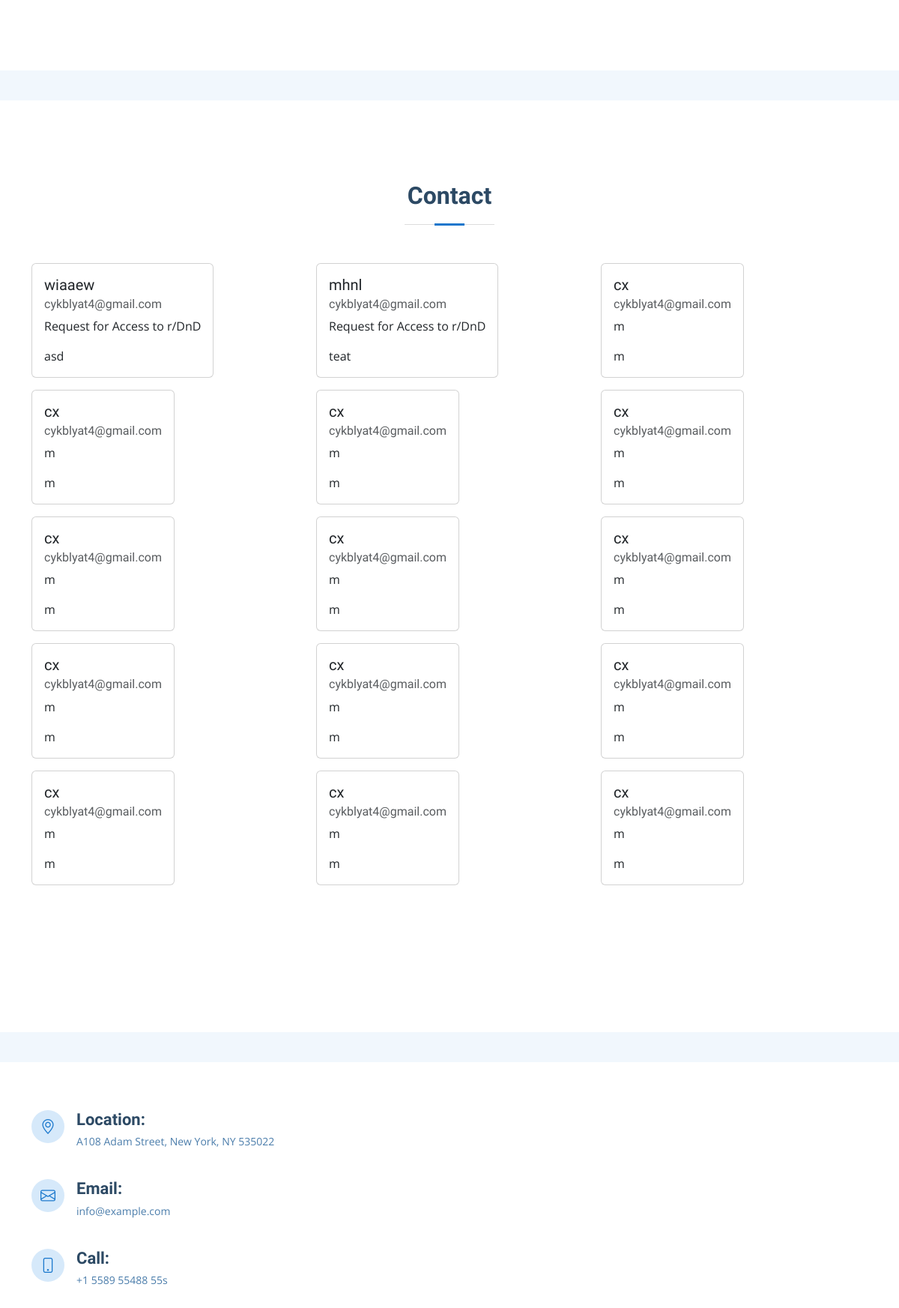
The app's page /admin.php (lower part), older data.
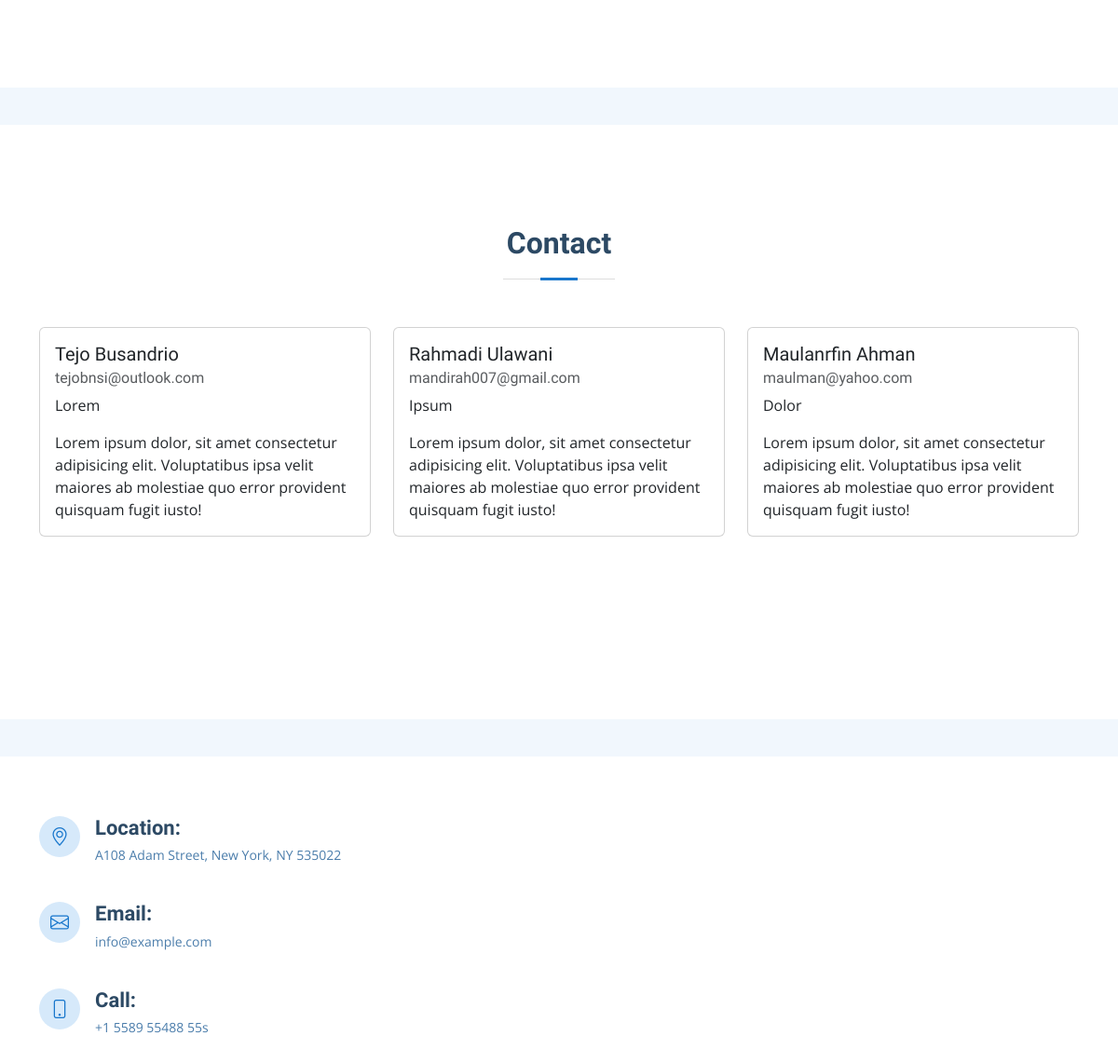
The same page, newer data.
### tables this page shows
CREATE TABLE `kontak` (
  `id` int(11) NOT NULL,
  `nama` varchar(40) NOT NULL,
  `email` varchar(40) NOT NULL,
  `subjek` varchar(50) NOT NULL,
  `pesan` varchar(500) NOT NULL
);

### admin.php (the view, shortened to what this page needs)
<?php
$servername = "localhost";
$username = "root";
$password = "";
$dbname = "artikel";
$conn = new mysqli($servername, $username, $password, $dbname);
?>
<!DOCTYPE html>
<html lang="en">
<head>
  <link href="assets/vendor/fontawesome-free/css/all.min.css" rel="stylesheet">
  <link href="assets/vendor/animate.css/animate.min.css" rel="stylesheet">
  <link href="assets/vendor/bootstrap/css/bootstrap.min.css" rel="stylesheet">
  <link href="assets/vendor/bootstrap-icons/bootstrap-icons.css" rel="stylesheet">
  <link href="assets/vendor/boxicons/css/boxicons.min.css" rel="stylesheet">
  <link href="assets/vendor/glightbox/css/glightbox.min.css" rel="stylesheet">
  <link href="assets/vendor/remixicon/remixicon.css" rel="stylesheet">
  <link href="assets/vendor/swiper/swiper-bundle.min.css" rel="stylesheet">
  <link href="https://cdn.datatables.net/1.10.24/css/jquery.dataTables.min.css" rel="stylesheet">
  <link href="style.css" rel="stylesheet">
</head>
<body>
  <main id="main">
<section id="artikel" class="artikel">
</section>
<div class="breadcrumbs container-expand-lg my-5"></div>
<section id="comments" class="comments">
    <div class="container">
        <div class="section-title">
            <h2>Contact</h2>
        </div>
        <div class="row justify-content-center">
            <?php
            $sql_komentar = "SELECT * FROM kontak";
            $result_komentar = $conn->query($sql_komentar);
            if ($result_komentar->num_rows > 0) {
                while ($row_komentar = $result_komentar->fetch_assoc()) {
                    ?>
                    <div class="col-lg-4 col-md-6 mb-3 d-flex align-items-stretch">
                        <div class="card">
                            <div class="card-body">
                                <h5 class="card-title"><?php echo $row_komentar['nama']; ?></h5>
                                <h6 class="card-subtitle mb-2 text-muted"><?php echo $row_komentar['email']; ?></h6>
                                <p class="card-text"><?php echo $row_komentar['subjek']; ?></p>
                                <p class="card-text"><?php echo $row_komentar['pesan']; ?></p>
                            </div>
                        </div>
                    </div>
                    <?php
                }
            } else {
                echo "Belum ada komentar.";
            }
            ?>
        </div>
    </div>
</section>
<div class="breadcrumbs container-expand-lg"></div>
<footer id="contact" class="contact">
      <div class="container py-5">
        <div class="row">
          <div class="col-lg-4 pt-3">
            <div class="info">
              <div class="address">
                <i class="bi bi-geo-alt"></i>
                <h4>Location:</h4>
                <p>A108 Adam Street, New York, NY 535022</p>
              </div>
              <div class="email">
                <i class="bi bi-envelope"></i>
                <h4>Email:</h4>
                <p>info@example.com</p>
              </div>
              <div class="phone">
                <i class="bi bi-phone"></i>
                <h4>Call:</h4>
                <p>+1 5589 55488 55s</p>
              </div>
            </div>
          </div>
        </div>
      </div>
</footer>
  </main>
</body>
</html>

### style.css (style rules this page uses)
body { font-family: "Open Sans", sans-serif; color: #444444; }
h1, h2, h3, h4, h5, h6 { font-family: "Raleway", sans-serif; }
section { padding: 60px 0; overflow: hidden; }
.section-title { text-align: center; padding-bottom: 30px; }
.section-title h2 { font-size: 32px; font-weight: bold; margin-bottom: 20px; padding-bottom: 20px; position: relative; color: #2c4964; }
.section-title h2::before { content: ""; position: absolute; display: block; width: 120px; height: 1px; background: #ddd; bottom: 1px; left: calc(50% - 60px); }
.section-title h2::after { content: ""; position: absolute; display: block; width: 40px; height: 3px; background: #1977cc; bottom: 0; left: calc(50% - 20px); }
.breadcrumbs { padding: 20px 0; background-color: #f1f7fd; min-height: 40px; margin-top: 120px; }
.artikel { overflow: hidden; }
.contact .info { width: 100%; background: #fff; }
.contact .info i { font-size: 20px; color: #1977cc; float: left; width: 44px; height: 44px; background: #d6e9fa; display: flex; justify-content: center; align-items: center; border-radius: 50px; transition: all 0.3s ease-in-out; }
.contact .info h4 { padding: 0 0 0 60px; font-size: 22px; font-weight: 600; margin-bottom: 5px; color: #2c4964; }
.contact .info p { padding: 0 0 0 60px; margin-bottom: 0; font-size: 14px; color: #4b7dab; }
.contact .info .email, .contact .info .phone { margin-top: 40px; }

Row changes from the older to the newer data that the page shows:
removed kontak: nama "wiaaew", email "cykblyat4@gmail.com", subjek "Request for Access to r/DnD", pesan "asd"
removed kontak: nama "mhnl", email "cykblyat4@gmail.com", subjek "Request for Access to r/DnD", pesan "teat"
removed kontak: nama "cx", email "cykblyat4@gmail.com", subjek "m", pesan "m"
removed kontak: nama "cx", email "cykblyat4@gmail.com", subjek "m", pesan "m"
removed kontak: nama "cx", email "cykblyat4@gmail.com", subjek "m", pesan "m"
removed kontak: nama "cx", email "cykblyat4@gmail.com", subjek "m", pesan "m"
removed kontak: nama "cx", email "cykblyat4@gmail.com", subjek "m", pesan "m"
removed kontak: nama "cx", email "cykblyat4@gmail.com", subjek "m", pesan "m"
removed kontak: nama "cx", email "cykblyat4@gmail.com", subjek "m", pesan "m"
removed kontak: nama "cx", email "cykblyat4@gmail.com", subjek "m", pesan "m"
removed kontak: nama "cx", email "cykblyat4@gmail.com", subjek "m", pesan "m"
removed kontak: nama "cx", email "cykblyat4@gmail.com", subjek "m", pesan "m"
removed kontak: nama "cx", email "cykblyat4@gmail.com", subjek "m", pesan "m"
removed kontak: nama "cx", email "cykblyat4@gmail.com", subjek "m", pesan "m"
removed kontak: nama "cx", email "cykblyat4@gmail.com", subjek "m", pesan "m"
added kontak: nama "Tejo Busandrio", email "tejobnsi@outlook.com", subjek "Lorem", pesan "Lorem ipsum dolor, sit amet consectetur adipisicing elit. Voluptatibus ipsa velit maiores ab molestiae quo error provident quisquam fugit iusto!"
added kontak: nama "Rahmadi Ulawani", email "mandirah007@gmail.com", subjek "Ipsum", pesan "Lorem ipsum dolor, sit amet consectetur adipisicing elit. Voluptatibus ipsa velit maiores ab molestiae quo error provident quisquam fugit iusto!"
added kontak: nama "Maulanrfin Ahman", email "maulman@yahoo.com", subjek "Dolor", pesan "Lorem ipsum dolor, sit amet consectetur adipisicing elit. Voluptatibus ipsa velit maiores ab molestiae quo error provident quisquam fugit iusto!"
